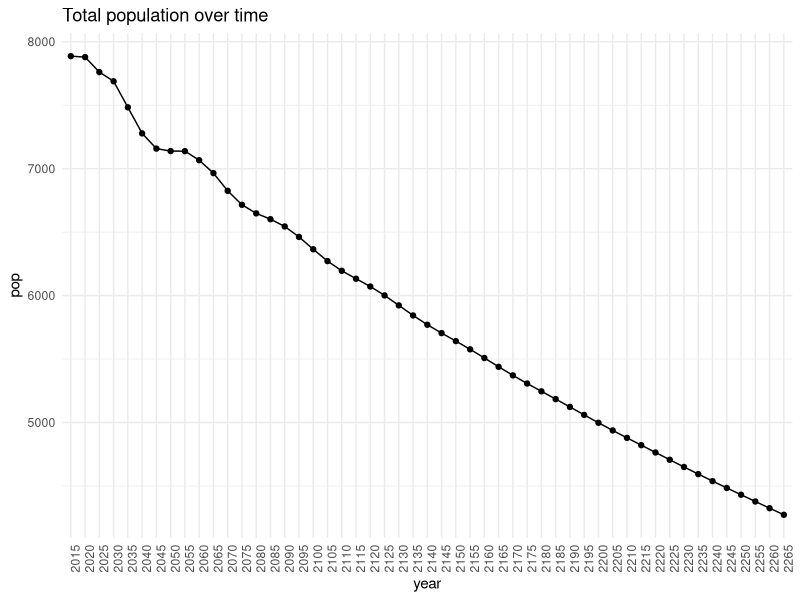
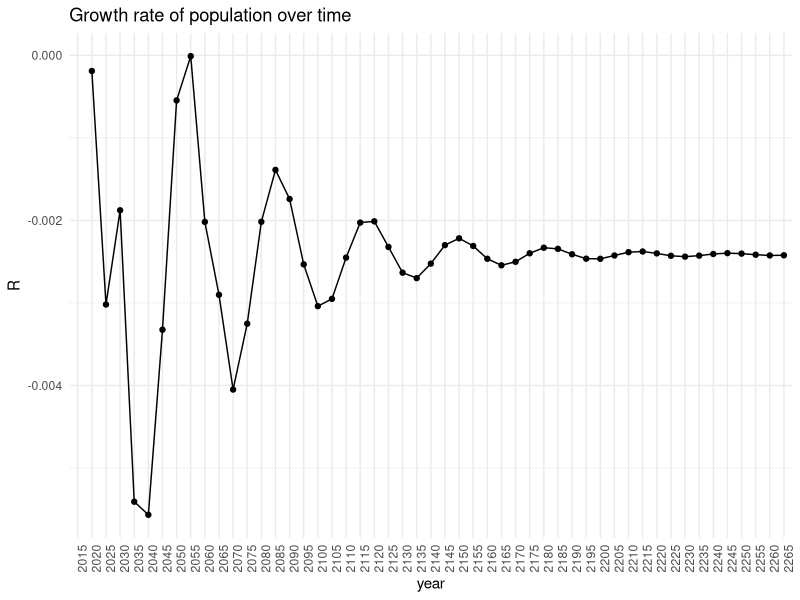
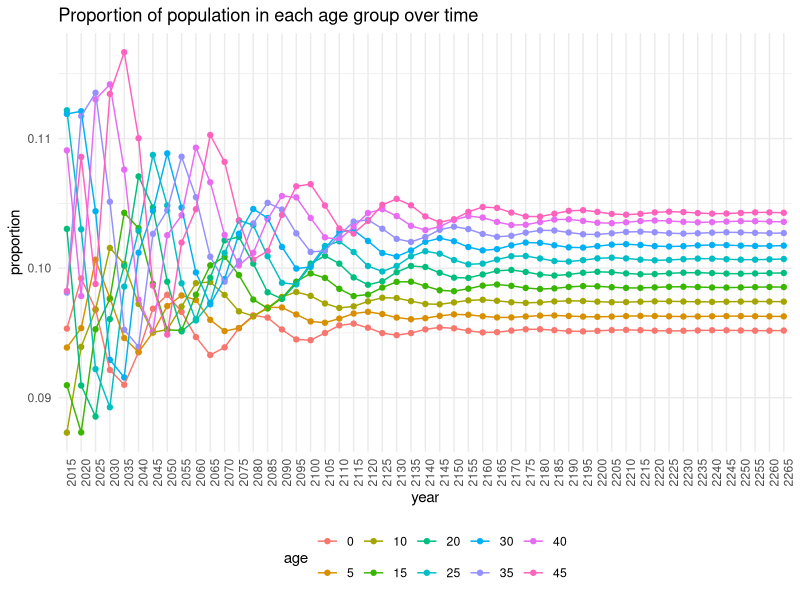

The R script that drew these images, in order:
## ---- chunk 1
# run this chunk first!
knitr::opts_chunk$set(echo = TRUE)
library(tidyverse)

theme_set(theme_minimal())
## ---- chunk 2
d <- read_csv("bfdw_projection_data.csv") %>%
  # let's quickly repeat a few calculations that we made in Lab 1
         # change the radix to 1
  mutate(nLx = nLx/10^5, 
         # make fertility rates per woman, instead of per 1000 women
         nFx = nFx/1000) %>%
  group_by(country) %>%
         # calculate the fraction of the population in each age group
  mutate(nCx = nKx/sum(nKx)) %>%
  ungroup()
## ---- chunk 3
## function to define Leslie matrix, based on nLx and nFx values
leslie <- function(nLx,
                   nFx, 
                   n_age_groups=10,
                   ffab = 0.4886){
  L = matrix(0, nrow = n_age_groups, ncol = n_age_groups)
  L[1,] = ffab * nLx[1]*(nFx[1:n_age_groups]+nFx[2:(n_age_groups+1)]*nLx[2:(n_age_groups+1)]/nLx[1:n_age_groups])/2 # top row 
  diag(L[2:n_age_groups,1:(n_age_groups-1)]) = nLx[2:n_age_groups] / nLx[1:(n_age_groups-1)] # subdiagonal
  return(L)
}
## ---- chunk 4
LAA <- leslie(nLx = d$nLx[d$country=="Australia"], 
              nFx = d$nFx[d$country=="Australia"])
LAA
## ---- chunk 5
LAS <- leslie(nLx = d$nLx[d$country=="Australia"], 
              nFx = d$nFx[d$country=="Senegal"])
LAS
## ---- chunk 6
n_age_groups <- 10 # 0-50 in 5yr age groups
n_projections <- 50 # want to project forward 50*5 = 250 years
initial_pop <- d$nKx[d$country=="Australia"] # set initial population to be Australia's population in 2015
# define population matrix K
K <- matrix(0, nrow = n_age_groups, ncol = n_projections+1)
K[,1] <- initial_pop[1:n_age_groups]

# do the projection!
for(i in 2:(n_projections+1)){
  K[,i] <- LAA%*%K[,i-1] 
}

head(K[,1:5])
## ---- chunk 7
# get K in a form that's easier to ggplot
# make into a dataframe, name columns as years and add an age column
Kdf <- as.data.frame(K)
colnames(Kdf) <- seq(from = 2015, to = (2015+n_projections*5), by = 5)
Kdf <- cbind(age = seq(from = 0, to = 45, by = 5), Kdf)

# get in long format and then add proportion of population in each age group
Klong <- Kdf %>% 
  gather(year, population, -age) %>%
  group_by(year) %>%
  mutate(proportion = population/sum(population), 
         age = as.factor(age))
head(Klong)
## ---- chunk 8
# total population by year
tot_pop <- Klong %>% 
  group_by(year) %>%
  summarise(pop = sum(population)) %>%
  # this applies the formula for R that we derived above
  mutate(R = c(NA, log(pop[2:n()]/pop[1:(n()-1)])/5))
head(tot_pop)
## ---- chunk 9
# plot total population over time 
ggplot(data = tot_pop, aes(x = year, y = pop, group = 1)) +
  geom_point() + geom_line()+
  theme(axis.text.x = element_text(angle = 90, hjust = 1))+
  ggtitle("Total population over time")
## ---- chunk 10
# plot growth rate over time
ggplot(data = tot_pop, aes(x = year, y = R, group = 1)) +
  geom_point() + geom_line()+
  theme(axis.text.x = element_text(angle = 90, hjust = 1))+
  ggtitle("Growth rate of population over time")
## ---- chunk 11

# plot proportion in each age group over time
ggplot(data = Klong, aes(x = year, y = proportion, group = age, color = age)) +
  geom_point() + geom_line()+ 
  theme(axis.text.x = element_text(angle = 90, hjust = 1), legend.position='bottom')+
  ggtitle("Proportion of population in each age group over time")
## ---- chunk 12
# summarize the code we developed above in a function
project_population <- function(n_age_groups = 10,
                               n_projections = 50,
                               # the starting population
                               initial_pop,
                               # the Leslie matrix
                               L) {
  
  # define population matrix K
  K <- matrix(0, nrow = n_age_groups, ncol = n_projections+1)
  K[,1] <- initial_pop[1:n_age_groups]
  
  # do the projection!
  for(i in 2:(n_projections+1)){
    K[,i] <- L%*%K[,i-1] 
  }
  
  # get K in a form that's easier to ggplot
  # make into a dataframe, name columns as years and add an age column
  Kdf <- as.data.frame(K)
  colnames(Kdf) <- seq(from = 2015, to = (2015+n_projections*5), by = 5)
  Kdf <- cbind(age = seq(from = 0, to = 45, by = 5), Kdf)
  
  # get in long format and then add proportion of population in each age group
  Klong <- Kdf %>% 
    gather(year, population, -age) %>%
    group_by(year) %>%
    mutate(proportion = population/sum(population), 
           age = as.factor(age))
  
  # summarize the projection with total population and growth rate
  tot_pop <- Klong %>% 
    group_by(year) %>%
    summarise(pop = sum(population)) %>%
    # this applies the formula for R that we derived above
    mutate(R = c(NA, log(pop[2:n()]/pop[1:(n()-1)])/5))

  return(list(projection = Klong,
              tot_pop = tot_pop))
}
## ---- chunk 13
proj_AA <- project_population(initial_pop = d$nKx[d$country == 'Australia'],
                              L =  LAA)

names(proj_AA)
## ---- chunk 14
proj_AA$projection
## ---- chunk 15
proj_AA$tot_pop
